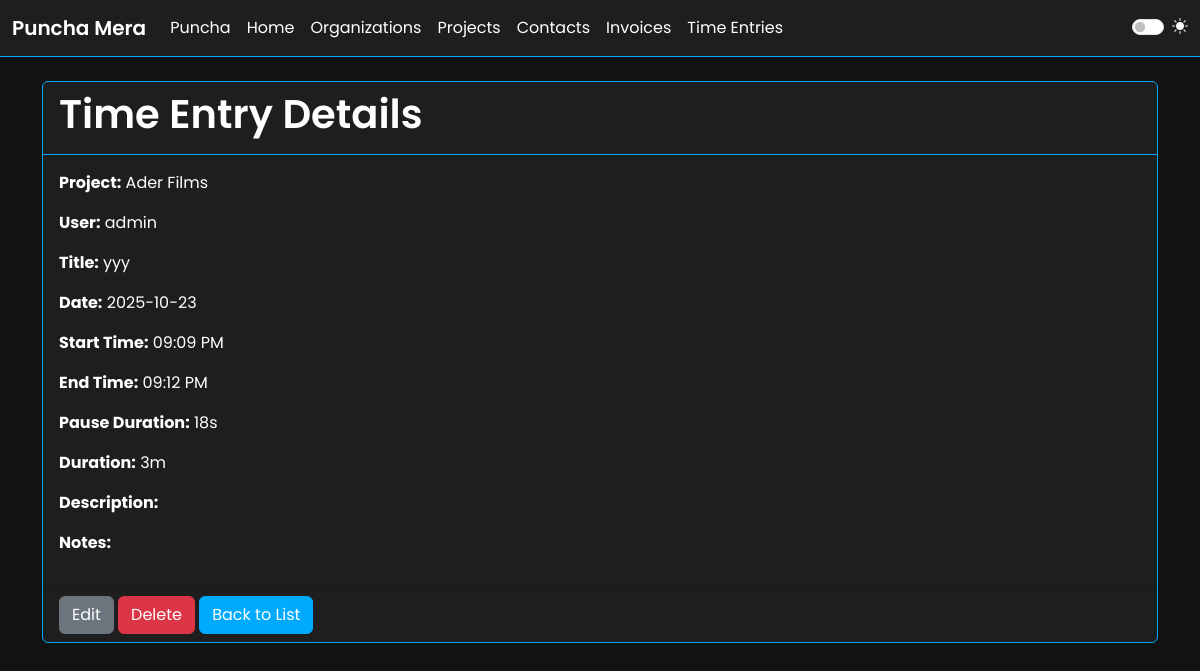
/time-entries/1/ (signed in), run on the app's committed database.
### time_entries/models.py (models this page shows, shortened)
class TimeEntry(models.Model):
    project = models.ForeignKey(Project, on_delete=models.CASCADE)
    user = models.ForeignKey(CustomUser, on_delete=models.CASCADE)
    organization = models.ForeignKey(Organization, on_delete=models.CASCADE, null=True)
    title = models.CharField(max_length=255)
    date = models.DateField()
    start_time = models.TimeField(null=True, blank=True)
    end_time = models.TimeField(null=True, blank=True)
    description = models.TextField(blank=True)
    notes = models.TextField(blank=True)
    image = models.ImageField(upload_to='time_entry_images/', blank=True, null=True)
    pause_duration = models.DurationField(default=datetime.timedelta(0))
    @property
    def duration(self):
        if self.end_time and self.start_time:
            start_datetime = datetime.datetime.combine(self.date, self.start_time)
            end_datetime = datetime.datetime.combine(self.date, self.end_time)
            if end_datetime < start_datetime:
                end_datetime += datetime.timedelta(days=1)
            return end_datetime - start_datetime
        return None

### projects/models.py (models this page shows, shortened)
class Project(models.Model):
    organization = models.ForeignKey(Organization, on_delete=models.CASCADE)
    contact = models.ForeignKey('accounts.Contact', on_delete=models.CASCADE)
    name = models.CharField(max_length=100)
    description = models.TextField(blank=True)
    def __str__(self):
        return self.name

### accounts/models.py (models this page shows)
class CustomUser(AbstractUser):
    pass

### time_entries/views.py (the view)
# urls.py: path('<int:pk>/', views.TimeEntryDetailView.as_view(), name='time_entry-detail'),
class TimeEntryDetailView(OrganizationPermissionMixin, DetailView):
    model = TimeEntry
    template_name = 'time_entries/time_entry_detail.html'

### projects/mixins.py (called while the page is built)
    def get_queryset(self):
        queryset = super().get_queryset()
        user = self.request.user
        if not user.is_authenticated:
            return queryset.none()
        try:
            membership = Membership.objects.get(user=user)
            organization = membership.organization
            queryset = queryset.filter(organization=organization)
        except Membership.DoesNotExist:
            queryset = queryset.none()
        return queryset

### time_entries/templatetags/time_filters.py (called while the page is built)
@register.filter
def format_duration(duration):
    if not duration:
        return ""
    total_seconds = int(duration.total_seconds())
    hours = total_seconds // 3600
    minutes = (total_seconds % 3600) // 60
    seconds = total_seconds % 60
    parts = []
    if hours > 0:
        parts.append(f'{hours}h')
    if minutes > 0:
        parts.append(f'{minutes}m')
    if seconds > 0 or not parts:
        parts.append(f'{seconds}s')
    return "".join(parts)

### templates/time_entries/time_entry_detail.html (shortened to what this page needs)
{% extends 'base.html' %}
{% load time_filters %}
{% block content %}
  <div class="card">
    <div class="card-header">
      <h1 class="card-title">Time Entry Details</h1>
    </div>
    <div class="card-body">
      <p><strong>Project:</strong> {{ object.project }}</p>
      <p><strong>User:</strong> {{ object.user }}</p>
      <p><strong>Title:</strong> {{ object.title }}</p>
      <p><strong>Date:</strong> {{ object.date|date:"Y-m-d" }}</p>
      <p><strong>Start Time:</strong> {{ object.start_time|time:"h:i A" }}</p>
      <p><strong>End Time:</strong> {{ object.end_time|time:"h:i A" }}</p>
      <p><strong>Pause Duration:</strong> {{ object.pause_duration|format_duration }}</p>
      <p><strong>Duration:</strong> {{ object.duration|format_duration }}</p>
      <p><strong>Description:</strong> {{ object.description }}</p>
      <p><strong>Notes:</strong> {{ object.notes }}</p>
    </div>
    <div class="card-footer">
      <a href="{% url 'time_entries:time_entry-update' object.pk %}" class="btn btn-secondary">Edit</a>
      <a href="{% url 'time_entries:time_entry-delete' object.pk %}" class="btn btn-danger">Delete</a>
      <a href="{% url 'time_entries:time_entry-list' %}" class="btn btn-primary">Back to List</a>
    </div>
  </div>
{% endblock %}

### static/css/style.css (style rules this page uses)
:root { --primary-color: #6a5acd; --secondary-color: #f0f8ff; --dark-color: #333; --light-color: #f4f4f4; --font-family: 'Poppins', sans-serif; }
body { font-family: var(--font-family); background-color: var(--light-color); color: var(--dark-color); }
.btn-primary { background-color: var(--primary-color); border-color: var(--primary-color); }
h1, h2, h3, h4, h5, h6 { font-weight: 600; }

### static/css/theme.css (style rules this page uses)
:root { --primary-color: #00aaff; --secondary-color: #00ffaa; --background-color: #121212; --surface-color: #1e1e1e; --text-color: #ffffff; --text-secondary-color: #aaaaaa; --input-bg-color: #2c2c2c; --input-border-color: #444; --bs-table-color: var(--text-color); --bs-table-bg: var(--surface-color); --bs-table-striped-color: var(--text-color); }
body { background-color: var(--background-color); color: var(--text-color); }
.btn-primary { background-color: var(--primary-color); border-color: var(--primary-color); }
.card { background-color: var(--surface-color); border: 1px solid var(--primary-color); }
.card-header { border-bottom: 1px solid var(--primary-color); }
.card-body { color: var(--text-color); }
.card-title { color: var(--text-color); }
a { color: var(--primary-color); }

### data on the page
TimeEntry: project "Ader Films", user "admin", title "yyy", date "2025-10-23", start_time "09:09 PM", end_time "09:12 PM", pause_duration "18s", duration "3m"
